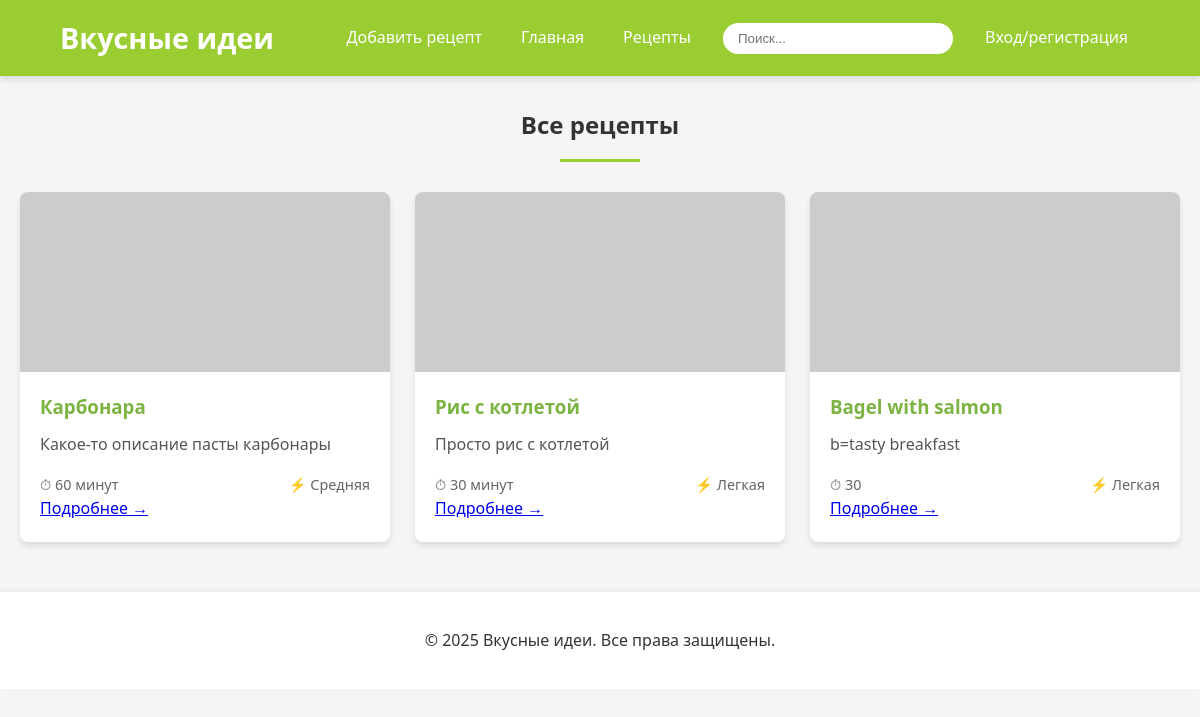
Before: /recipes/ with the older database file.
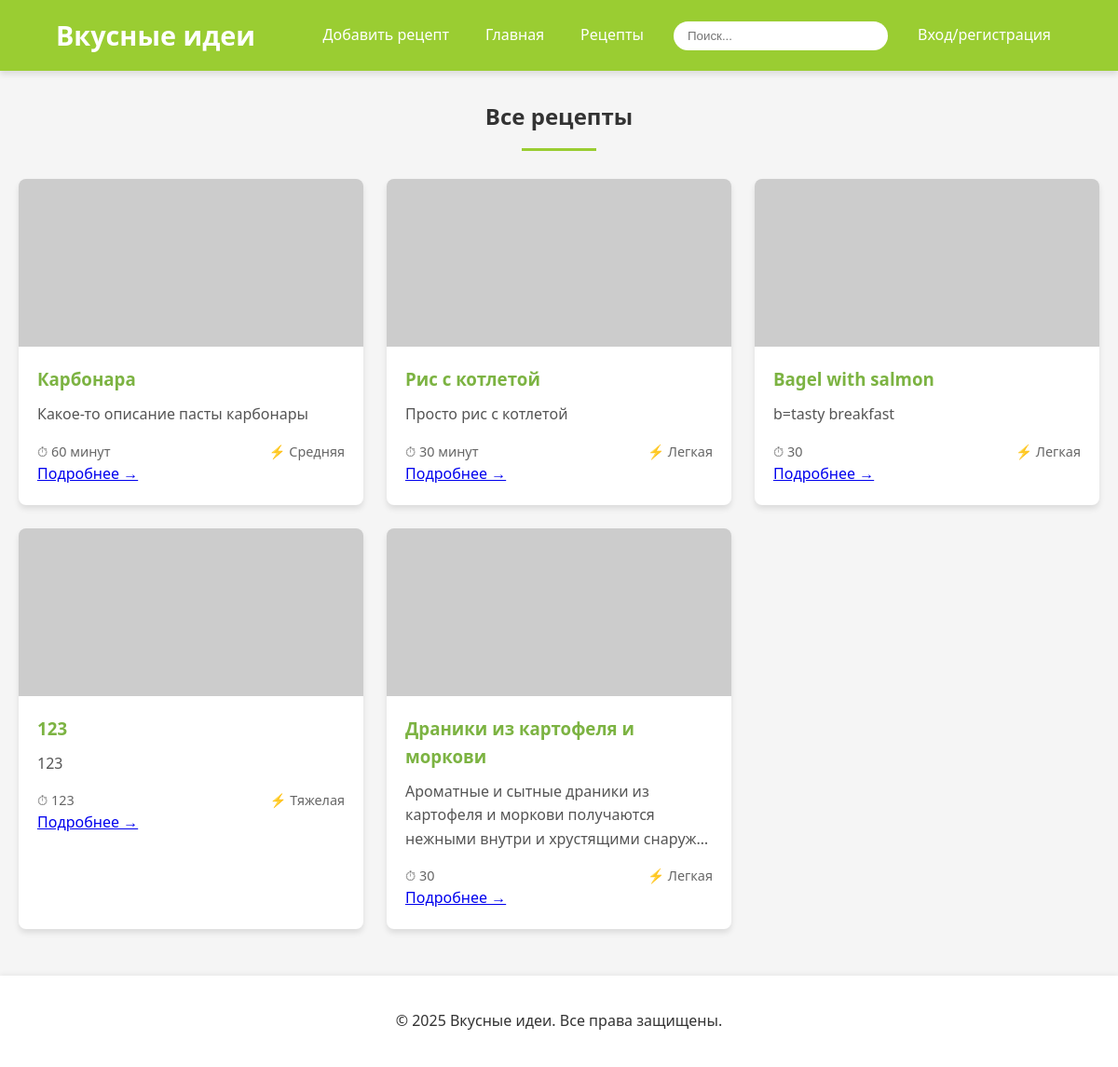
After: the same page with the newer database file.
### main/models.py (models this page shows, shortened)
class Recipe(models.Model):
    user = models.ForeignKey(User, on_delete=models.CASCADE)
    title = models.CharField(max_length=255)
    description = models.TextField()
    time = models.CharField(max_length=100, null=False)
    difficulty = models.CharField(max_length=150, choices=[('Легкая', 'Легкая'), ('Средняя', 'Средняя'), ('Тяжелая', 'Тяжелая')], null=False)
    rate = models.FloatField(null=True)
    ingredients = models.TextField()
    cooking_steps = models.TextField()
    date_of_addition = models.DateField(auto_now=True)

### main/views.py (the view)
# urls.py: path('recipes/', views.recipes_page, name='recipes'),
def recipes_page(request):
    recipes = Recipe.objects.all()
    return render(request, 'recipes.html', {'recipes':recipes})

### main/templates/recipes.html (shortened to what this page needs)
<!DOCTYPE html>
<html lang="ru">
<head>
</head>
<body>
    <header>
        <h1>Вкусные идеи</h1>
        <nav>
            <ul>
                 {% if user.is_authenticated %}
                <li><a href="{% url 'make_recipe' %}">Добавить рецепт</a></li>
                {% else %}
                <li><a href="{% url 'recipe_auth_required' %}">Добавить рецепт</a></li>
                {% endif %}
                <li><a href="{% url 'index' %}">Главная</a></li>
                <li><a href="{% url 'recipes' %}">Рецепты</a></li>
            </ul>
                <input type="text" class="search" id="searchInput" placeholder="Поиск...">
                {% if user.is_authenticated %}
                <a href="{% url 'profile' %}">Личный кабинет</a>
                {% else %}
                <a href="{% url 'login' %}">Вход/регистрация</a>
                {% endif %}
        </nav>
    </header>
    <div class="container">
        <h2 class="section-title">Все рецепты</h2>
        <div class="recipes-grid" id="recipeList">
            {% for recipe in recipes %}
            <div class="recipe-card" data-title="{{recipe.title}}">
                <div class="recipe-image" style="background-image: url('https://via.placeholder.com/400x300?text=Рецепт');"></div>
                <div class="recipe-content">
                    <h3>{{recipe.title}}</h3>
                    <div class="recipe-description">{{recipe.description}}</div>
                    <div class="recipe-meta">
                        <span>⏱ {{recipe.time}}</span>
                        <span>⚡ {{recipe.difficulty}}</span>
                    </div>
                       <a href="{% url 'about_recipe' recipe.id %}">Подробнее →</a>
                </div>
            </div>
            {% endfor %}
        </div>
    </div>
    <footer>
        <p>&copy; 2025 Вкусные идеи. Все права защищены.</p>
    </footer>
</body>
</html>

### main/templates/recipes.html (style rules this page uses)
:root { --primary-color: #9ACD32; --primary-dark: #7CB342; --text-color: #333; --light-gray: #f5f5f5; --white: #ffffff; --shadow: 0 4px 6px rgba(0, 0, 0, 0.1); --transition: all 0.3s ease; --border-radius: 8px; }
body { font-family: 'Segoe UI', Tahoma, Geneva, Verdana, sans-serif; margin: 0; padding: 0; background-color: var(--light-gray); color: var(--text-color); line-height: 1.6; }
header { display: flex; justify-content: space-between; align-items: center; padding: 15px 5%; background-color: var(--primary-color); box-shadow: var(--shadow); position: sticky; top: 0; z-index: 1000; }
h1, h2, h3 { margin: 0; color: var(--text-color); }
header h1 { color: var(--white); font-size: 1.8rem; }
nav { display: flex; align-items: center; gap: 20px; }
nav ul { display: flex; list-style: none; padding: 0; margin: 0; gap: 15px; align-items: center; }
nav a { color: var(--white); text-decoration: none; font-weight: 500; padding: 8px 12px; border-radius: 4px; transition: var(--transition); }
.search { padding: 8px 15px; border: none; border-radius: 20px; outline: none; min-width: 200px; }
.container { max-width: 1200px; margin: 30px auto; padding: 0 20px; }
.section-title { text-align: center; margin-bottom: 30px; position: relative; }
.section-title:after { content: ''; display: block; width: 80px; height: 3px; background-color: var(--primary-color); margin: 15px auto 0; }
.recipes-grid { display: grid; grid-template-columns: repeat(auto-fill, minmax(280px, 1fr)); gap: 25px; margin-top: 30px; }
.recipe-card { background-color: var(--white); border-radius: var(--border-radius); overflow: hidden; box-shadow: var(--shadow); transition: var(--transition); }
.recipe-image { height: 180px; background-color: #eee; background-size: cover; background-position: center; }
.recipe-content { padding: 20px; }
.recipe-card h3 { margin-bottom: 10px; color: var(--primary-dark); }
.recipe-meta { display: flex; justify-content: space-between; margin-top: 15px; font-size: 0.9rem; color: #666; }
.recipe-description { color: #555; margin: 10px 0; display: -webkit-box; -webkit-line-clamp: 3; -webkit-box-orient: vertical; overflow: hidden; }
footer { text-align: center; padding: 20px; margin-top: 50px; background-color: var(--white); box-shadow: 0 -2px 5px rgba(0, 0, 0, 0.05); }

Changed rows visible on the page:
added Recipe: title "123", description "123", time "123", difficulty "Тяжелая"
added Recipe: title "Драники из картофеля и моркови", description "Ароматные и сытные драники из картофеля и моркови получаются нежными внутри и хрустящими…", time "30", difficulty "Легкая"
